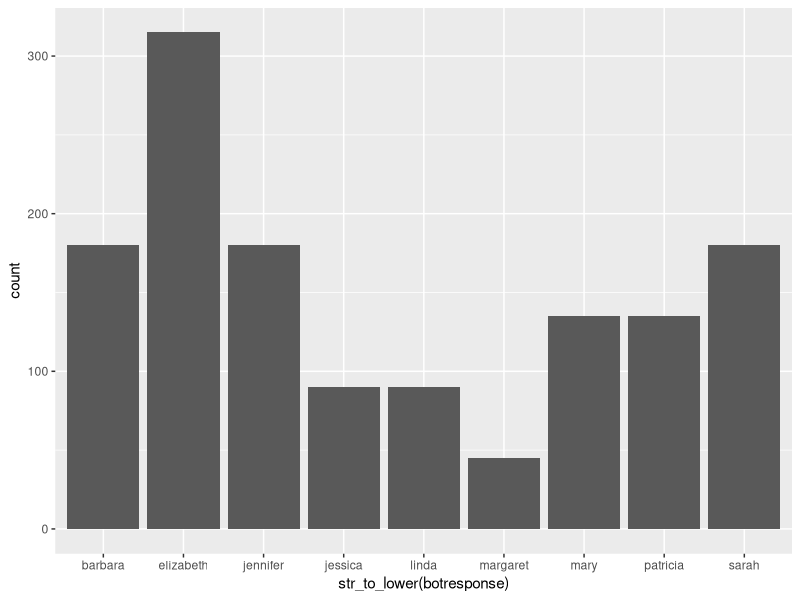
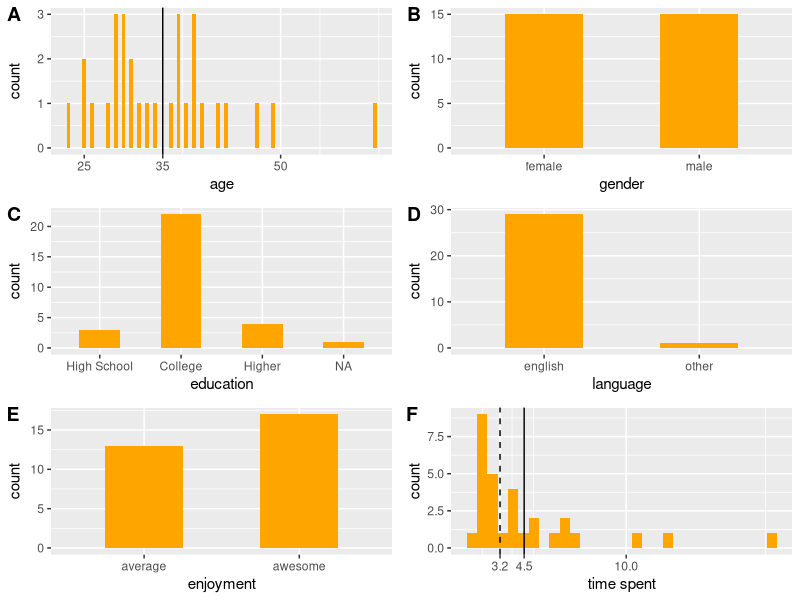
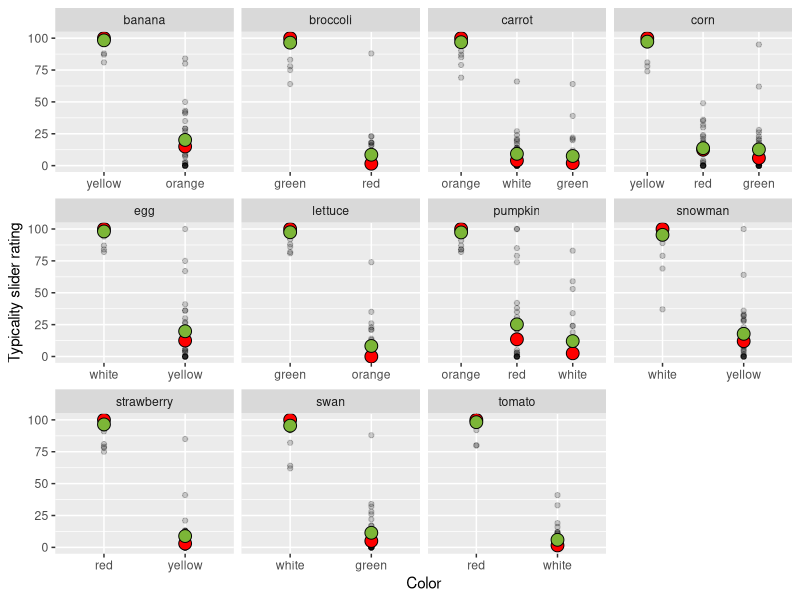
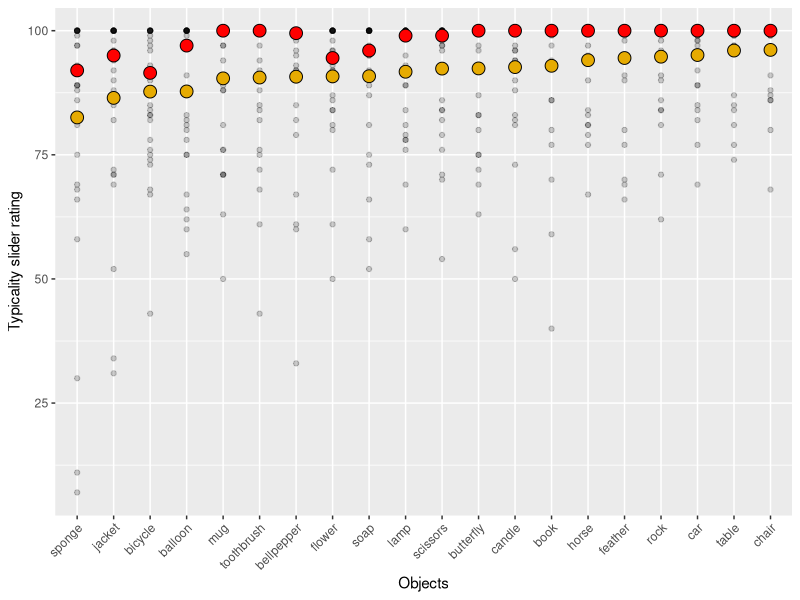

Write the R code that produced these figures, in order.
## ---- chunk 1
knitr::opts_chunk$set(echo = TRUE)
## ---- chunk 2
library(cowplot)
# library(plyr)
library(tidyverse)
library(here)

df_import = read_csv(here("data","01_norming","02_main","03_Typicality-norming","data.csv")) %>%
  # exclude test
  # weird filter property that it will exclude NAs
  filter(is.na(comments) | comments != "TEST")
## ---- chunk 3
ggplot(df_import,aes(x=str_to_lower(botresponse))) +
  geom_histogram(stat="count")
## ---- chunk 4

df_clean = df_import %>% 
  # exclude multiple submissions
  arrange(startTime) %>% 
  distinct(anon_worker_id,trial_number, .keep_all = TRUE) %>% 
  # exclude participants who didn't do the hit correctly or were confused (self reportedly)
  filter(HitCorrect==1)
  # exclude participants who are more than 2 std away from median responses
  # group_by(anon_worker_id) %>%
  # filter()

# number of participants before exclusion (20)
length(unique(df_import$anon_worker_id))
# number of participants after exclusion (18)
length(unique(df_clean$anon_worker_id))


df = df_clean %>%
  select(question,slider_val,trial_number,anon_worker_id) %>% 
  rename(col_item = question)
## ---- chunk 5
# other info
engl_spellings = c("english", "englis", "eng", "engilsh")

df_subj = df_clean %>% 
  select(age,gender,education,languages,enjoyment,timeSpent,HitCorrect,comments,anon_worker_id) %>% 
  distinct() %>% 
  mutate_at(vars(languages), funs(str_to_lower(.))) %>% 
  mutate_at(vars(languages), funs(ifelse(. %in% engl_spellings, "english", .))) %>% 
  mutate(lang=ifelse(languages == "english","english","other")) %>% 
  mutate_at(vars(age), funs(as.integer(.))) %>% 
  mutate_at(vars(enjoyment), 
            funs(ifelse(.==1,"average",
                        ifelse(.==2,"awesome","other")))) %>% 
  mutate(edu = ifelse(str_detect(education,"high_school"),"High School",
                      ifelse(str_detect(education,"college"),"College","Higher"))) %>% 
  mutate_at(vars(edu), funs(fct_relevel(.,"High School", "College", "Higher")))


mean_age = round(mean(df_subj$age),digits = 1)
p_age = ggplot(df_subj,aes(x=age)) +
  geom_bar(width = .5,
           fill = "orange") +
  geom_vline(xintercept= mean_age) +
  scale_x_continuous(breaks=c(25,50,75,mean_age))

p_gen = ggplot(df_subj,aes(x=gender)) +
  geom_bar(width = .5,
           fill = "orange")

p_edu = ggplot(df_subj,aes(x=edu)) +
  geom_bar(width = .5,
           fill = "orange") +
  xlab("education")
  # theme(axis.text.x = element_text(angle = 25, hjust = 1))

p_lang = ggplot(df_subj,aes(x=lang)) +
  geom_bar(width = .5,
           fill = "orange") +
  xlab("language")
  # theme(axis.text.x = element_text(angle=45,hjust=1))

p_enj = ggplot(df_subj,aes(x=enjoyment)) +
  geom_bar(width = .5,
           fill = "orange")

mean_time = round(mean(df_subj$timeSpent), digits = 1)
median_time = round(median(df_subj$timeSpent), digits = 1)
p_time = ggplot(df_subj,aes(x=timeSpent)) +
  geom_histogram(fill = "orange") +
  geom_vline(xintercept=mean_time) +
  geom_vline(xintercept=median_time,linetype="dashed") +
  scale_x_continuous(breaks=c(median_time,mean_time,floor(0),floor(10),floor(25),floor(20))) +
  xlab("time spent")

plot_grid(p_age,p_gen,p_edu,p_lang,p_enj,p_time, labels = "AUTO", ncol = 2, align = 'v')

## ---- chunk 6

cd_list = c("broccoli",
	"lettuce",
	"carrot",
	"pumpkin",
	"strawberry",
	"tomato",
	"egg",
	"snowman",
	"swan",
	"banana",
	"corn")

df_plot = df %>% 
  # separate color and type
  separate(col_item, c("color", "item"), sep = "_", remove = FALSE) %>% 
  # identify presumably color diagnostic object
  mutate(cd = ifelse(item %in% cd_list, T, F))

## ---- chunk 7

df_cd = df_plot %>% 
  filter(cd == T)

select_color <- function(string) {
  str_replace_all(string,"_(.)*","")
}

ggplot(df_cd, aes(x=reorder(col_item, -slider_val), y=slider_val)) +
  facet_wrap(vars(item), scale = "free_x") +
  geom_point(alpha = 0.2) +
  # error bars 
  stat_summary(fun.data = "mean_cl_boot",
               geom = "linerange",
               color = "black",
               size = 1) + 
  # median
  stat_summary(fun.y = "median",
               geom = "point",
               shape = 21,
               fill = "red",
               color = "black",
               size = 4) +
  # means
  stat_summary(fun.y = "mean",
               geom = "point",
               shape = 21,
               fill = "#7CB637",
               color = "black",
               size = 4) +
  xlab("Color") +
  ylab("Typicality slider rating") +
  scale_x_discrete(labels = select_color)
## ---- chunk 8

df_noncd = df_plot %>% 
  filter(cd == F)

ggplot(df_noncd, aes(x=reorder(item,slider_val), y=slider_val)) +
  # facet_wrap(vars(item), scale = "free_x") +
  geom_point(alpha = 0.2) +
  # error bars 
  stat_summary(fun.data = "mean_cl_boot",
               geom = "linerange",
               color = "black",
               size = 1) + 
  # median
  stat_summary(fun.y = "median",
               geom = "point",
               shape = 21,
               fill = "red",
               color = "black",
               size = 4) +
  # means
  stat_summary(fun.y = "mean",
               geom = "point",
               shape = 21,
               fill = "#E6AB02",
               color = "black",
               size = 4) +
  theme(axis.text.x = element_text(angle = 45, hjust = 1)) +
  xlab("Objects") +
  ylab("Typicality slider rating")
